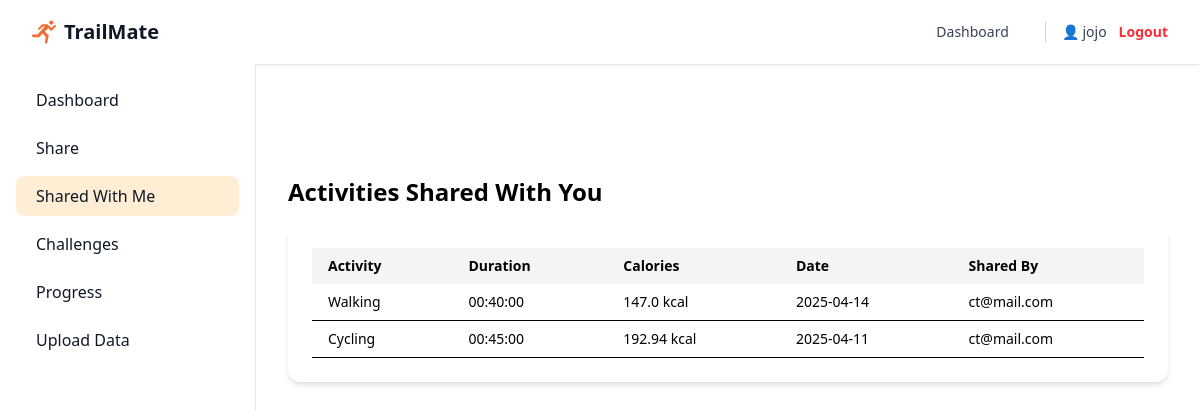
The app's page /shared_with_me (signed in) with its own data.
### app/models.py (models this page shows, shortened)
class User(db.Model, UserMixin):
    __tablename__ = "Users"
    id: Mapped[int] = mapped_column(primary_key=True, autoincrement=True, name="user_id")
    username: Mapped[str] = mapped_column(unique=True)
    email: Mapped[str] = mapped_column(unique=True, nullable=False)
    password_hash: Mapped[str] = mapped_column(nullable=False)

class ActivityRegistry(db.Model):
    __tablename__ = "ActivityRegistry"
    id: Mapped[int] = mapped_column(primary_key=True, autoincrement=True)
    upload_user_id: Mapped[int] = mapped_column(ForeignKey('Users.user_id'), nullable=False, name="upload_user_id")
    upload_time: Mapped[datetime] = mapped_column(DateTime, nullable=False)
    activity_date: Mapped[date] = mapped_column(Date, nullable=False)
    activity_type: Mapped[str] = mapped_column(nullable=False)
    activity_length: Mapped[time] = mapped_column(Time, nullable=False)
    calories_burned: Mapped[float] = mapped_column(nullable=False, default=0.0)
    distance_m: Mapped[float] = mapped_column(nullable=True)
    weight_kg: Mapped[float] = mapped_column(nullable=True)
    average_speed_mps: Mapped[float] = mapped_column(nullable=True)
    max_speed_mps: Mapped[float] = mapped_column(nullable=True)
    start_lat: Mapped[str] = mapped_column(nullable=True)  # GPS at the start
    end_lat: Mapped[str] = mapped_column(nullable=True)    # GPS at the end

### app/routes.py (the view)
    @app.route('/shared_with_me')
    @login_required
    def shared_with_me():
        shared_data = get_shared_activities_with_user(current_user.email)
        return render_template("shared_with_me.html", shared_data=shared_data)

### app/__init__.py (called while the page is built)
def create_app():
    app = Flask(__name__)
    app.config.from_object(Config)
    db.init_app(app)
    migrate.init_app(app, db)
    login_manager = LoginManager()
    login_manager.login_view = 'index'  # Redirect to 'index' if not logged in
    login_manager.login_message = "Please log in to access this page."
    login_manager.init_app(app)
    @login_manager.user_loader
    def load_user(user_id):
        return User.query.get(int(user_id))
    app.jinja_env.filters['todatetime'] = lambda s: datetime.strptime(s, "%Y-%m-%d")
    from app.routes import register_routes
    register_routes(app)
    from app import models  # Ensure models are imported
    return app

### app/services/activity_service.py (called while the page is built)
def get_shared_activities_with_user(user_email: str):
    shares = SharedActivity.query.filter_by(user_shared_with=user_email).all()
    shared_data = []
    for share in shares:
        activity = ActivityRegistry.query.get(share.activity_id)
        sharing_user = User.query.get(share.sharing_user_id)
        if activity:
            shared_data.append({
                "activity_type": activity.activity_type.title(),
                "activity_length": activity.activity_length,
                "activity_date": activity.activity_date.strftime('%Y-%m-%d'),
                "calories_burned": activity.calories_burned,
                "shared_by": sharing_user.email if sharing_user else "Unknown"
            })
    return shared_data

### app/templates/shared_with_me.html
{% extends "base.html" %}
{% block content %}
<div class="flex pt-16">
  {% include "_sidebar.html" %}
  <main class="sm:ml-64 w-full p-4 mt-4">
    <div class="pt-20 max-w-5xl mx-auto px-4 space-y-8">
        <h2 class="text-2xl font-semibold mb-4">Activities Shared With You</h2>
        {% if shared_data %}
        <div class="bg-white p-6 rounded-xl shadow-md">
            <table class="min-w-full table-auto text-sm">
            <thead>
                <tr class="text-left bg-gray-100">
                <th class="px-4 py-2">Activity</th>
                <th class="px-4 py-2">Duration</th>
                <th class="px-4 py-2">Calories</th>
                <th class="px-4 py-2">Date</th>
                <th class="px-4 py-2">Shared By</th>
                </tr>
            </thead>
            <tbody>
                {% for item in shared_data %}
                <tr class="border-b">
                <td class="px-4 py-2">{{ item.activity_type }}</td>
                <td class="px-4 py-2">{{ item.activity_length }}</td>
                <td class="px-4 py-2">{{ item.calories_burned }} kcal</td>
                <td class="px-4 py-2">{{ item.activity_date }}</td>
                <td class="px-4 py-2">{{ item.shared_by }}</td>
                </tr>
                {% endfor %}
            </tbody>
            </table>
        </div>
        {% else %}
        <p class="text-gray-600">No one has shared any activity with you yet.</p>
        {% endif %}
    </div>
  </main>
</div>
{% endblock %}

### app/templates/base.html (shortened to what this page needs)
<!DOCTYPE html>
<html lang="en" class="scroll-smooth">
<head>
    <script src="https://cdn.jsdelivr.net/npm/@tailwindcss/browser@4"></script>
</head>
<body class="bg-white">
    <nav class="bg-white shadow-sm fixed w-full z-10">
        <div class="mx-auto max-w-7xl px-4 sm:px-6 lg:px-8">
          <div class="flex h-16 items-center justify-between">
            <a href="{{ url_for('index') }}" class="flex items-center space-x-2">
              <img class="h-6 w-6" src="{{ url_for('static', filename='images/logo.svg') }}" alt="TrailMate">
              <span class="text-xl font-bold text-gray-900">TrailMate</span>
            </a>
            <div class="flex items-center space-x-6">
              {% if current_user.is_authenticated %}
                <a href="{{ url_for('dashboard') }}" class="text-sm font-medium text-gray-700 hover:text-white hover:bg-orange-500 px-3 py-2 rounded-md ">Dashboard</a>
              <div class="flex items-center space-x-3 border-l pl-4 border-gray-300">
                <span class="text-sm font-medium text-gray-700">👤 {{ current_user.username }}</span>
                <a href="{{ url_for('logout') }}" class="text-sm font-semibold text-red-500 hover:text-red-700">Logout</a>
              </div>
              {% else %}
                <a href="#" onclick="openSignIn()" class="text-sm font-semibold text-gray-900">Log in <span aria-hidden="true">&rarr;</span></a>
              {% endif %}
            </div>
          </div>
        </div>
      </nav>
    {% block content %}{% endblock %}
</body>
</html>

### records on screen
User: username "jojo"
ActivityRegistry: activity_type "Walking", activity_length "00:40:00", calories_burned "147.0", activity_date "2025-04-14", shared_by "ct@mail.com"
ActivityRegistry: activity_type "Cycling", activity_length "00:45:00", calories_burned "192.94", activity_date "2025-04-11", shared_by "ct@mail.com"
